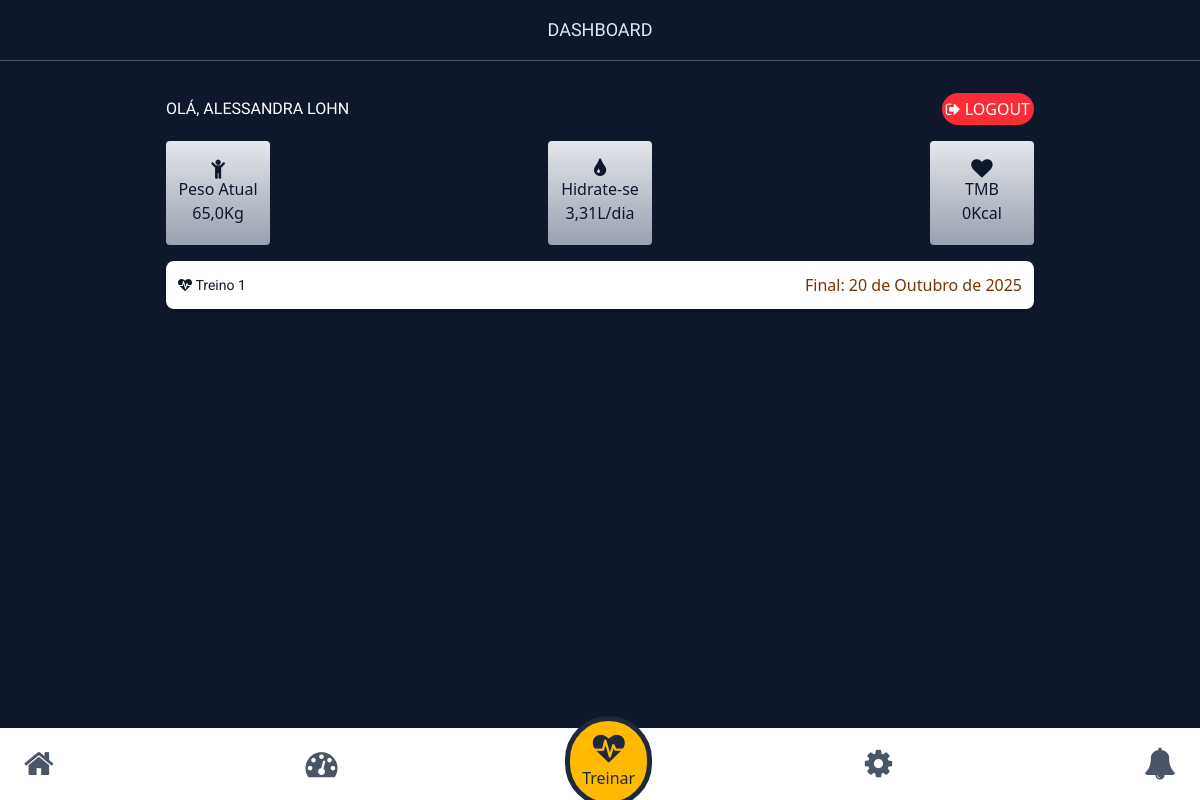
/home/ (signed in), run on the app's committed database.
### app/models.py (models this page shows)
class DadosIniciais(models.Model):
    user_id = models.ForeignKey(User, on_delete=models.CASCADE)
    data_nascimento = models.DateField(blank=True)
    altura = models.IntegerField(blank=True)
    peso = models.FloatField(blank=True)
    genero = models.CharField(max_length=255, blank=True)
    def Idade(self):
        hoje = datetime.date.today()
        idade = hoje.year - self.data_nascimento.year - ((hoje.month, hoje.day) < (self.data_nascimento.month, self.data_nascimento.day))
        return idade
    def calc_agua(self):
        idade = self.Idade()
        quantidade = self.peso*idade
        return round(quantidade/1000, 2)
    def calc_kcal(self):
        peso = self.peso
        altura = self.altura
        idade=self.Idade()
        genero = self.genero
        if genero == 'masculino':
            tmb = 66.47+(13.75*peso)+(5.003*altura)-(6.775*idade)
        elif genero == 'feminino':
            tmb=655.09+(9.563*peso)+(1.85*altura)-(4.676*idade)
        elif not genero:
            tmb = 0
        return round(tmb,2)

### app_personal/models.py (models this page shows, shortened)
class Mesociclo(models.Model):
    user = models.ForeignKey(User, on_delete=models.CASCADE)
    titulo = models.CharField(max_length=255)
    periodizacao = models.CharField(max_length=255)
    pub_date = models.DateTimeField(auto_now_add=True)
    duracao = models.DateField(null=True)

### app/views.py (the view)
# urls.py: path('home/', views.home, name='home'),
def home(request):
    user_auth = request.user.is_authenticated
    user_id = request.user
    user_group = request.user.groups.all()
    if not user_auth:
        return redirect('login_view')
    else:
        dados_iniciais_verificados = DadosIniciais.objects.filter(user_id = user_id)
        treino = Mesociclo.objects.filter(user_id=user_id)
        if not dados_iniciais_verificados:
            return redirect('dados_iniciais')
        else:
            dados_iniciais = DadosIniciais.objects.get(user_id = user_id)
            context={
            'treino':treino,
            'grupo':user_group,
            'dados_iniciais':dados_iniciais,
            'calc_idade':dados_iniciais.Idade(),
            'calc_agua':dados_iniciais.calc_agua(),
            'tmb':dados_iniciais.calc_kcal()
        }
        return render(request, 'inicio/home.html', context)

### app/templates/inicio/home.html (shortened to what this page needs)
{% extends 'base/base.html' %}
{% block 'content'%}
{% if user %}
<h1 class="text-center text-lg border-b-1 border-slate-600 p-4 text-slate-200">DASHBOARD</h1>
<section class="content w-full max-w-[900px] m-auto my-4 p-4 text-white space-y-3">
    <div class="flex items-center justify-between">
        <h1>Olá, {{user.first_name}}</h1>
        <a href="{% url 'logout' %}" class="bg-red-500 p-1 rounded-full"><i class="fa fa-sign-out"></i> LOGOUT</a>
    </div>
    <div class="flex flex-wrap items-center justify-between my-4">
        <div class="bg-gradient-to-b from-gray-200 to-gray-400 w-26 h-26 rounded flex flex-col items-center justify-center text-slate-900">
            <i class="fa fa-child fa-lg"></i>
            <p class="font-medium">Peso Atual</p>
            <p>{{dados_iniciais.peso}}Kg</p>
        </div>
        <div class="bg-gradient-to-b from-gray-200 to-gray-400 w-26 h-26 rounded flex flex-col items-center justify-center text-slate-900">
            <i class="fa fa-tint fa-lg"></i>
            <p class="font-medium">Hidrate-se</p>
            <p>{{calc_agua}}L/dia</p>
        </div>
        <div class="bg-gradient-to-b from-gray-200 to-gray-400 w-26 h-26 rounded flex flex-col items-center justify-center text-slate-900">
            <i class="fa fa-heart fa-lg"></i>
            <p class="font-medium">TMB</p>
            <p>{{tmb}}Kcal</p>
        </div>
    </div>
    {% if treino %}
    <div class="bg-white p-3 rounded-lg text-amber-900 shadow-md">
        {% for t in treino %}
        <div class="flex items-center justify-between ">
            <h2 class="text-sm text-slate-900"><i class="fa fa-heartbeat"></i>&nbsp;{{t.titulo}}</h2>
            <p>Final: {{t.duracao}}</p>
        </div>
        {% endfor %}
    </div>
    {% endif %}
</section>
{% endif %}
{% endblock %}

### app/static/css/style.css (style rules this page uses)
h1 { font-family: "Cal Sans", sans-serif !important; font-style: normal; text-transform: uppercase; }
h2 { font-family: 'Roboto'; }

### data on the page
DadosIniciais: peso "65,0"
Mesociclo: titulo "Treino 1", duracao "20 de Outubro de 2025"

### other printed values
{{ user.first_name }} "ALESSANDRA LOHN"
{{ calc_agua }} "3,31"
{{ tmb }} "0"
